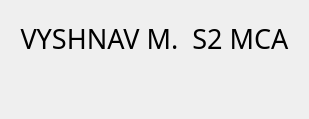
            <widget class="QWidget" name="stud_home">
             <layout class="QVBoxLayout" name="verticalLayout_19">
              <item>
               <widget class="QWidget" name="name_widget" native="true">
                <property name="minimumSize">
                 <size>
                  <width>0</width>
                  <height>50</height>
                 </size>
                </property>
                <property name="maximumSize">
                 <size>
                  <width>16777215</width>
                  <height>75</height>
                 </size>
                </property>
                <layout class="QHBoxLayout" name="horizontalLayout_20">
                 <item>
                  <widget class="QLabel" name="name">
                   <property name="font">
                    <font>
                     <family>Orbitron</family>
                     <pointsize>20</pointsize>
                    </font>
                   </property>
                   <property name="text">
                    <string>VYSHNAV M.  S2 MCA</string>
                   </property>
                   <property name="alignment">
                    <set>Qt::AlignCenter</set>
                   </property>
                  </widget>
                 </item>
                </layout>
               </widget>
              </item>
              <item>
               <widget class="QWidget" name="qn_3" native="true">
                <layout class="QVBoxLayout" name="verticalLayout_16">
                 <item alignment="Qt::AlignTop">
                  <widget class="QWidget" name="widget_16" native="true">
                   <layout class="QGridLayout" name="gridLayout">
                    <property name="horizontalSpacing">
                     <number>35</number>
                    </property>
                    <property name="verticalSpacing">
                     <number>70</number>
                    </property>
                   </layout>
                  </widget>
                 </item>
                </layout>
               </widget>
              </item>
             </layout>
            </widget>
